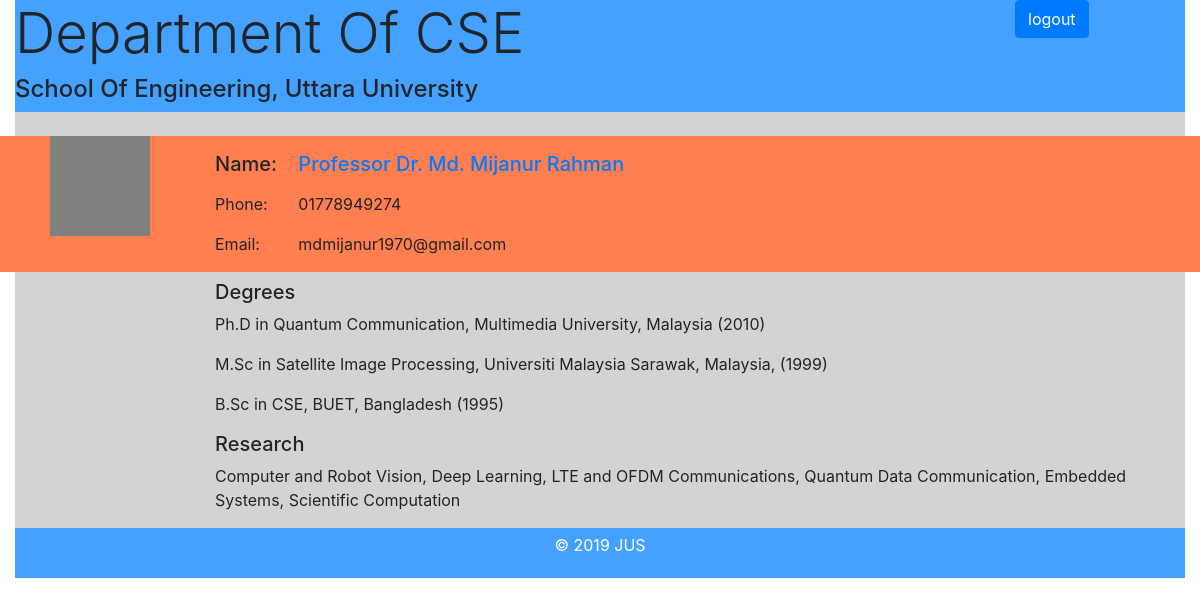
Screenshot of /detail.php?id=1 with the database file from the repository.
### tables this page shows
CREATE TABLE `academicians` (
  `academician_id` int(11) NOT NULL,
  `name` varchar(255) NOT NULL,
  `email` varchar(255) NOT NULL,
  `phone` varchar(255) NOT NULL,
  `image` varchar(255) NOT NULL
);

CREATE TABLE `degrees` (
  `degree_id` int(11) NOT NULL,
  `name` varchar(255) NOT NULL,
  `academician_id` int(11) NOT NULL
);

CREATE TABLE `researches` (
  `research_id` int(11) NOT NULL,
  `name` varchar(255) NOT NULL,
  `academician_id` int(11) NOT NULL
);

### detail.php (the view, shortened to what this page needs)
<?php
$id = $_GET['id'];
include './connect.php';
$result_users = mysqli_query($conn, "select * from academicians where academician_id='$id'");
$result_degrees = mysqli_query($conn, "select * from degrees where academician_id='$id'");
$result_researches = mysqli_query($conn, "select * from researches where academician_id='$id'");
function fetchArray($object)
{
    $result = mysqli_fetch_all($object);
    return $result;
}
?>
<!DOCTYPE html>
<html lang="en">
<head>
    <link rel="stylesheet" href="https://maxcdn.bootstrapcdn.com/bootstrap/4.0.0/css/bootstrap.min.css" />
</head>
<body>
    <div class="container-fluid">
        <div class="header" style="background-color: #45a1ff;">
            <div class="row">
                <div class="col-md-10">
                    <h6 class="display-4">Department Of CSE</h6>
                    <h4>School Of Engineering, Uttara University</h4>
                </div>
                <div class="col-md-2">
                    <a class="btn btn-primary" href="/logout.php" onclick="event.preventDefault();
                                                     document.getElementById('logout-form').submit();">
                        logout
                    </a>
                </div>
            </div>
        </div>
        <div class="body" style="background-color: lightgrey;">
            <div id="academic">
                <br />
                <?php while ($row = mysqli_fetch_array($result_users)) : ?>
                    <div class="row mb-2" style="background-color: coral;">
                        <div class="col-md-2" style="display:flex;justify-content: center;">
                            <div class="image" style="height:100px;width:100px;background-color: grey;"></div>
                        </div>
                        <div class="col-md-5">
                            <div class="row">
                                <div class="col-md-2">
                                    <p>
                                        <h5>Name:</h5>
                                    </p>
                                    <p>
                                        Phone:
                                    </p>
                                    <p>
                                        Email:
                                    </p>
                                </div>
                                <div class="col-md-10">
                                    <p>
                                        <h5>
                                            <a href="detail.php?id=<?php echo $row['academician_id']; ?>"><?php echo $row['name']; ?></a>
                                        </h5>
                                    </p>
                                    <p><?php echo $row['phone']; ?></p>
                                    <p><?php echo $row['email']; ?></p>
                                </div>
                            </div>
                        </div>
                    </div>
                    <div class="row">
                        <div class="col-md-2"></div>
                        <div class="col-md-10">
                            <h5>Degrees</h5>
                            <?php $find_user = fetchArray($result_degrees); ?>
                            <?php for ($i = 0; $i < count($find_user); $i++) : ?>
                                <p>
                                    <?php echo $find_user[$i][1]; ?>
                                </p>
                            <?php endfor; ?>
                        </div>
                    </div>
                    <div class="row">
                        <div class="col-md-2"></div>
                        <div class="col-md-10">
                            <h5>Research</h5>
                            <?php $find_user = fetchArray($result_researches); ?>
                            <?php for ($i = 0; $i < count($find_user); $i++) : ?>
                                <p>
                                    <?php echo $find_user[$i][1]; ?>
                                </p>
                            <?php endfor; ?>
                        </div>
                    </div>
                <?php endwhile; ?>
            </div>
        </div>
        <footer style="
      display: flex;
    justify-content: center;
    padding: 5px;
    background-color: #45a1ff;
    color: #fff;
      ">
            <p>© 2019 JUS</p>
        </footer>
    </div>
</body>
</html>

### rows the page displays
academicians: name "Professor Dr. Md. Mijanur Rahman", phone "01778949274", email "mdmijanur1970@gmail.com"
degrees: name "Ph.D in Quantum Communication, Multimedia University, Malaysia (2010)"
degrees: name "M.Sc in Satellite Image Processing, Universiti Malaysia Sarawak, Malaysia, (1999)"
degrees: name "B.Sc in CSE, BUET, Bangladesh (1995)"
researches: name "Computer and Robot Vision, Deep Learning, LTE and OFDM Communications, Quantum Data Communication, Embedded Systems, Scientific Computation"
